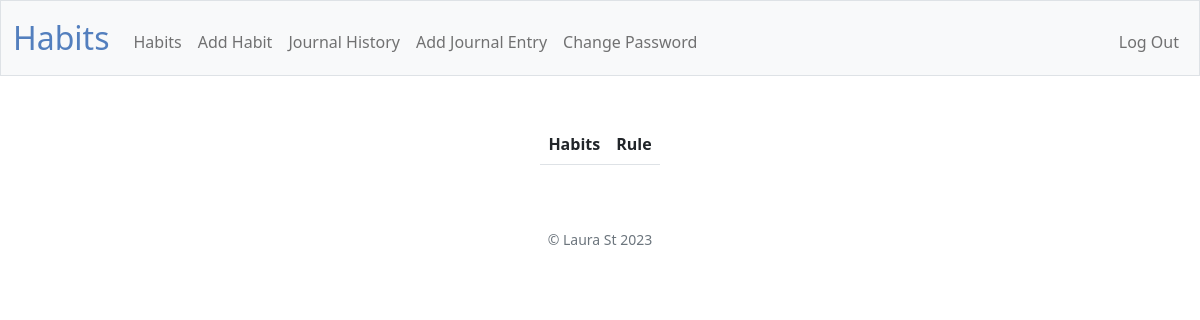
The page /habits (signed in) on the database as committed earlier.
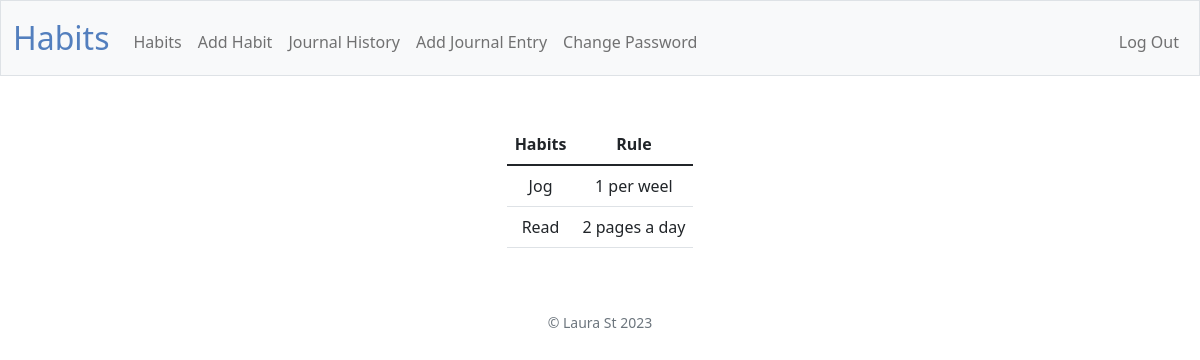
The same page on the database as committed later.
### tables this page shows
CREATE TABLE "habits" (
    habit_id INTEGER PRIMARY KEY AUTOINCREMENT,
    user_id INTEGER,
    name TEXT NOT NULL,
    rule TEXT NOT NULL,
    created_at DATETIME DEFAULT CURRENT_TIMESTAMP,
    FOREIGN KEY (user_id) REFERENCES users(id)
);

### app.py (the view)
@app.route("/habits", methods=["GET"])
@login_required
def get_habits():
    habits = db.execute(
            "SELECT * FROM habits WHERE user_id = ?", session.get("user_id")
    )
    return render_template("habits.html", habits=habits)

### app.py (called while the page is built)
@app.after_request
def after_request(response):
    response.headers["Cache-Control"] = "no-cache, no-store, must-revalidate"
    response.headers["Expires"] = 0
    response.headers["Pragma"] = "no-cache"
    return response

### helpers.py (called while the page is built)
def login_required(f):
    @wraps(f)
    def decorated_function(*args, **kwargs):
        if session.get("user_id") is None:
            return redirect("/login")
        return f(*args, **kwargs)
    return decorated_function

### templates/habits.html (shortened to what this page needs)
{% extends "layout.html" %}
{% block main %}
<table class="table mx-auto w-auto">
    <thead>
        <tr>
            <th>Habits</th>
            <th>Rule</th>
        </tr>
    </thead>
    <tbody>
        {% for habit in habits %}
        <tr>
            <td>{{habit.name}}</td>
            <td>{{habit.rule}}</td>
        </tr>
        {% endfor %}
    </tbody>
</table>
{% endblock %}

### templates/layout.html (shortened to what this page needs)
<!DOCTYPE html>
<html lang="en">
<head>
    <link href="https://cdn.jsdelivr.net/npm/bootstrap@5.1.3/dist/css/bootstrap.min.css"
 rel="stylesheet">
    <link href="/static/styles.css" rel="stylesheet">
</head>
<body>
    <nav class="bg-light border navbar navbar-expand-md navbar-light">
        <div class="container-fluid">
            <a class="navbar-brand" href="/"><span class="blue">Habits</span></a>
            <div class="collapse navbar-collapse" id="navbar">
                {% if session["user_id"] %}
                <ul class="navbar-nav me-auto mt-2">
                    <li class="nav-item"><a class="nav-link" href="/habits">Habits</a></li>
                    <li class="nav-item"><a class="nav-link" href="/add-habit">Add Habit</a></li>
                    <li class="nav-item"><a class="nav-link" href="/journal-history">Journal History</a></li>
                    <li class="nav-item"><a class="nav-link" href="/add-journal-entry">Add Journal Entry</a></li>
                    <li class="nav-item"><a class="nav-link" href="/change-password">Change Password</a></li>
                </ul>
                <ul class="navbar-nav ms-auto mt-2">
                    <li class="nav-item"><a class="nav-link" href="/logout">Log Out</a></li>
                </ul>
                {% else %}
                <ul class="navbar-nav ms-auto mt-2">
                    <li class="nav-item"><a class="nav-link" href="/register">Register</a></li>
                    <li class="nav-item"><a class="nav-link" href="/login">Log In</a></li>
                </ul>
                {% endif %}
            </div>
        </div>
    </nav>
    <main class="container-fluid py-5 text-center">
        {% block main %}{% endblock %}
    </main>
    <footer class="mb-5 small text-center text-muted">
        &copy; Laura St 2023
    </footer>
</body>
</html>

### static/styles.css (style rules this page uses)
nav .navbar-brand { font-size: xx-large; }
nav .navbar-brand .blue { color: #537fbe; }

Rows that differ between the two databases and show on the page:
added habits: name "Jog", rule "1 per weel"
added habits: name "Read", rule "2 pages a day"
